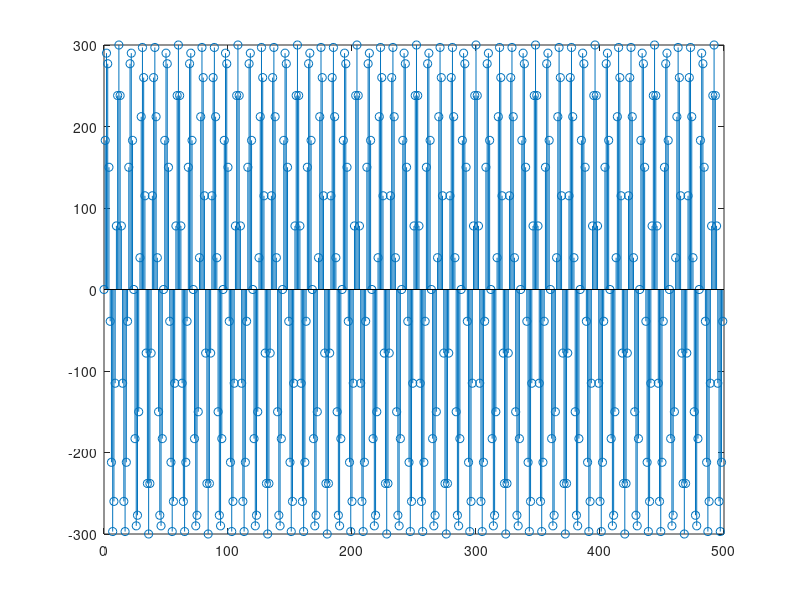

MATLAB code to generate this figure:
clc
clear
% b = [0.028  0.053 0.071  0.053 0.028];
% a = [1.000 -2.026 2.148 -1.159 0.279];
% for i=1:size(b,2)
%     b(1,i) = round(b(1,i)*2^20);
%     a(1,i) = round(a(1,i)*2^20);
% end

% Section 1

f = 2^20;

b0 = 1;
b1 = 2;
b2 = 1;
a0 = 1;
a1 = -1.905517578125;
a2 = 0.92657470703125;
k = 0.0052540302276611328125;

fprintf('S1 -> b0=%d b1=%d b2=%d / a0=%d a1=%d a2=%d\n',round(b0*k*(f)),round(b1*k*(f)),round(b2*k*(f)),round(a0*(f)),round(a1*(f)),round(a2*(f)));

% Section 2
b0 = 1;
b1 = 2;
b2 = 1;
a0 = 1;
a1 = -1.79156494140625;
a2 =  0.81134033203125;
k = 0.0049397945404052734375;

fprintf('S2 -> b0=%d b1=%d b2=%d / a0=%d a1=%d a2=%d\n',round(b0*k*(f)),round(b1*k*(f)),round(b2*k*(f)),round(a0*(f)),round(a1*(f)),round(a2*(f)));

% Section 3
b0 = 1;
b1 = 2;
b2 = 1;
a0 = 1;
a1 = -1.73175048828125;
a2 =   0.7508544921875;
k = 0.00477504730224609375;

fprintf('S3 -> b0=%d b1=%d b2=%d / a0=%d a1=%d a2=%d\n',round(b0*k*(f)),round(b1*k*(f)),round(b2*k*(f)),round(a0*(f)),round(a1*(f)),round(a2*(f)));

N=500;
n=0:N-1;
f=5000;
f2=10000;
fs=48000;
x=round(300*sin(2*pi*(f/fs)*n));
%x = awgn(x,1,'measured');
stem(n,x);
for i=1:N
    formatSpec = 'x = %16.f; #20833; // Sample(%d)\n';
    fprintf(formatSpec,x(i),i);
end
